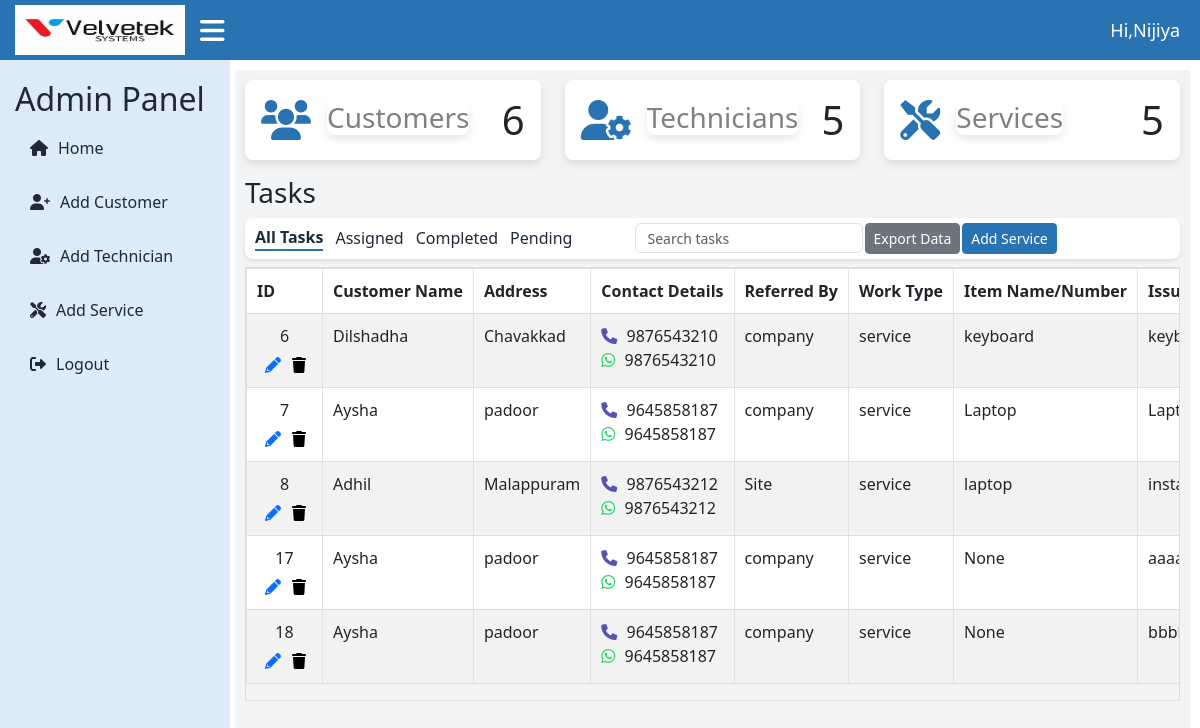
The app's page /admin-dashboard/ (signed in), older data.
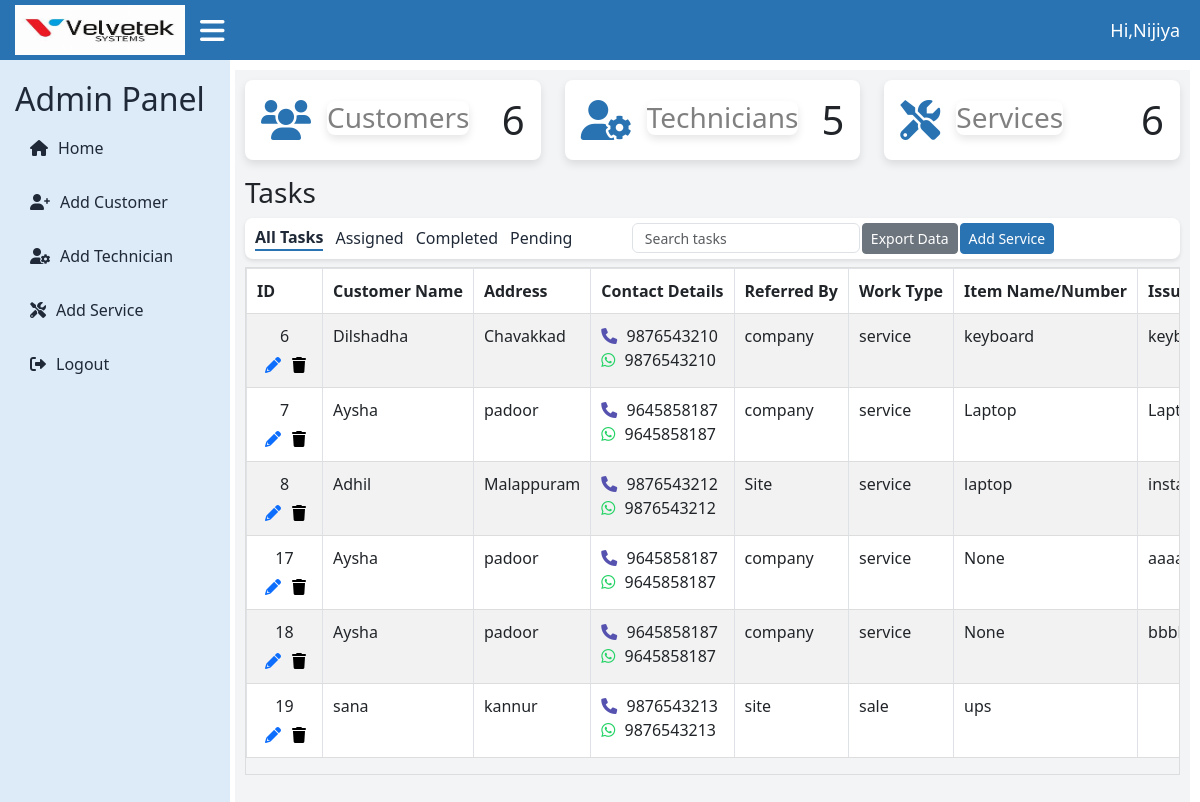
The same page, newer data.
### loginapp/models.py (models this page shows, shortened)
class CustomUser(AbstractUser):
    ROLE_CHOICES = (
        ('admin', 'Admin'),
        ('technician', 'Technician'),
        ('user', 'User'),
    )
    role = models.CharField(max_length=20, choices=ROLE_CHOICES, default='user')

### velvetekapp/models.py (models this page shows, shortened)
class Apply(models.Model):
    customer = models.ForeignKey(Customer, on_delete=models.CASCADE,blank=True,null=True)
    name=models.CharField(max_length=255,null=True)
    address = models.TextField(null=True)
    contact_number = models.CharField(max_length=15,null=True)
    whatsapp_number = models.CharField(max_length=15,null=True)
    reffered_by =models.CharField(max_length=255,null=True)
    service_by = models.ForeignKey(CustomUser, on_delete=models.CASCADE)
    WORK_TYPE_CHOICES=[
        ('sale','sale'),('service','service'),
    ]
    work_type=models.CharField(max_length=10,choices=WORK_TYPE_CHOICES,default='sale')
    item_name_or_number = models.CharField(max_length=255,null=True)
    issue = models.TextField(blank=True,null=True) #applicable for 'services'
    photos_of_item =models.ImageField(upload_to='images',null=True, blank=True)#option for 'services'
    estimation_document =models.FileField(upload_to='pdf',null=True,blank=True)
    estimated_price = models.CharField(max_length=255)
    estimated_date = models.DateField(null=True)
    any_other_comments = models.CharField(max_length=255,null=True,blank=True)

### loginapp/views.py (the view)
# urls.py: path('admin-dashboard/', admin_dashboard, name='admin_dashboard'),
@login_required
def admin_dashboard(request):
    applied_services = Apply.objects.all()
    if not applied_services.exists():
        applied_services = None
    customer_count = Customer.objects.count()
    total_services = Apply.objects.count()
    technician_count = CustomUser.objects.filter(role='technician').count()
    context = {
        'applied_services': applied_services,
        'customer_count': customer_count,
        'total_services': total_services,
        'technician_count': technician_count,
    }
    return render(request, 'admin_dashboard.html', context)

### templates/admin_dashboard.html (shortened to what this page needs)
<!DOCTYPE html>
{% load static %}
<html lang="en">
<head>
  <link href="https://cdn.jsdelivr.net/npm/bootstrap@5.3.0/dist/css/bootstrap.min.css" rel="stylesheet">
  <link href="https://cdnjs.cloudflare.com/ajax/libs/font-awesome/6.0.0/css/all.min.css" rel="stylesheet">
  <link rel="stylesheet" href="{% static 'assets/css/admin_dashboard.css' %}">
</head>
<body>
  <div class="topbar">
    <div class="d-flex align-items-center">
      <a href="#" class="logo">
        <img src="{% static 'assets/img/velvetek.jpg' %}" alt="navbar brand" />
      </a>
      <span class="hamburger" onclick="toggleSidebar()">
        <i class="fas fa-bars"></i>
      </span>
    </div>
    <span class="admin-text">Hi,{{user.username}}</span>
  </div>
  <div class="sidebar">
    <h2>Admin Panel</h2>
    <a href="{% url 'admin_dashboard' %}"><i class="fas fa-home"></i> Home</a>
    <a href="#" data-bs-toggle="modal" data-bs-target="#addCustomerModal"><i class="fas fa-user-plus"></i> Add Customer</a>
    <a href=""  data-bs-toggle="modal" data-bs-target="#addTechnicianModal"><i class="fas fa-user-cog"></i> Add Technician</a>
    <a href=""><i class="fas fa-tools"></i> Add Service</a>
    <a href="{% url 'logout' %}"><i class="fas fa-sign-out-alt"></i> Logout</a>
  </div>
  <div class="main-content">
    <div class="row">
      <div class="col-md-4">
        <div class="card p-3 mb-3">
          <div class="d-flex align-items-center">
            <i class="fas fa-users card-icon me-3"></i>
            <div>
              <h3 class="mb-1">
                  <a class="card link-style" href="{% url 'new_customer' %}">Customers</a>
              </h3>
          </div>
            <h1 class="ms-auto mb-0">{{ customer_count }}</h1>
          </div>
        </div>
      </div>
      <div class="col-md-4">
        <div class="card p-3 mb-3">
          <div class="d-flex align-items-center">
            <i class="fas fa-user-cog card-icon me-3"></i>
            <div>
              <h3 class="mb-1">
                  <a class="card link-style" href="{% url 'list_technicians' %}">Technicians</a>
              </h3>
            </div>
            <h1 class="ms-auto mb-0">{{ technician_count }}</h1>
          </div>
        </div>
      </div>
      <div class="col-md-4">
        <div class="card p-3 mb-3">
          <div class="d-flex align-items-center">
            <i class="fas fa-tools card-icon me-3"></i>
            <div>
              <h3 class="mb-1">
                <a class="card link-style" href="{% url 'admin_dashboard' %}">Services</a>
            </h3>            </div>
            <h1 class="ms-auto mb-0">{{ total_services }}</h1>
          </div>
        </div>
      </div>
    </div>
    {% block content %}
    <h3 class="mt-0 mb-2">Tasks</h3>
    <div class="navbar">
      <div class="nav-left">
        <a href="{% url 'admin_dashboard' %}" class="filter-option" id="all-tasks" onclick="updateSelection('all')">All Tasks</a>
        <a href="#" class="filter-option" id="pending" onclick="updateSelection('pending')">Assigned</a>
        <a href="#" class="filter-option" id="completed" onclick="updateSelection('completed')">Completed</a>
        <a href="#" class="filter-option" id="completed" onclick="updateSelection('completed')">Pending</a>
      </div>
      <div class="nav-right">
        <input type="search" class="form-control custom-search" placeholder="Search tasks">
        <button class="btn btn-secondary btn-sm">Export Data</button>
        <button class="btn btn-primary btn-sm">Add Service</button>
      </div>
    </div>
  <div class="table-responsive mt-2">
    <table class="table table-striped table-bordered">
      <thead>
        <tr>
          <th>ID</th>
          <th>Customer Name</th>
          <th>Address</th>
          <th style="width: 18%;">Contact Details</th>
          <th>Referred By</th>
          <th>Work Type</th>
          <th>Item Name/Number</th>
          <th colspan="2">Issue</th>
        </tr>
      </thead>
      <tbody>
        {% for service in applied_services %}
        <tr>
          <td>
            <div style="display: flex; flex-direction: column; align-items: center; justify-content: center; text-align: center;">
              <span>{{ service.id }}</span>
              <div style="display: flex; margin-top: 5px;">
                <a href="{% url 'update_applied_service' service.id %}" class="icon-link ms-2">
                  <i class="fa fa-pencil-alt" aria-hidden="true" title="Update"></i>
                </a>
                <form action="{% url 'delete_applied_service' service.id %}" method="post" style="display:inline-block; margin-left: 5px;">
                  <button type="submit" class="icon-link delete-icon" title="Delete">
                    <i class="fa fa-trash" aria-hidden="true"></i>
                  </button>
                </form>
              </div>
            </div>
          </td>
          <td>{{ service.name }}</td>
          <td>{{ service.address }}</td>
          <td>
            <div>
              <i class="fa fa-phone" aria-hidden="true"></i>
              {% if service.contact_number|slice:":1" == "+" %}
                {{ service.contact_number|slice:"3:" }}
              {% else %}
                {{ service.contact_number }}
              {% endif %}
            </div>
            <div>
              <i class="fab fa-whatsapp" aria-hidden="true"></i>
              {% if service.whatsapp_number|slice:":1" == "+" %}
                {{ service.whatsapp_number|slice:"3:" }}
              {% else %}
                {{ service.whatsapp_number }}
              {% endif %}
            </div>
          </td>
          <td>{{ service.reffered_by }}</td>
          <td>{{ service.get_work_type_display }}</td>
          <td>{{ service.item_name_or_number }}</td>
          <td colspan="2">{{ service.issue }}</td>
        </tr>
        {% endfor %}
      </tbody>
    </table>
  </div>
</div>
{% endblock %}
</body>
</html>

### static/assets/css/admin_dashboard.css (style rules this page uses)
:root { --primary-color: #2973B2; --secondary-color: #F3F4F6; --accent-color: #441172; --text-color: #1F2937; --white: #ffffff; --sidebar-color: #DDEAF7; }
.topbar { background-color: var(--primary-color); height: 60px; display: flex; justify-content: space-between; align-items: center; padding: 0 20px; padding-left: 15px; color: var(--white); margin-bottom: 10px; }
.topbar .logo img { height: 50px; width: 180px; padding-right: 10px; }
.topbar .admin-text { font-size: 18px; font-weight: 500; }
.topbar .hamburger { font-size: 28px; cursor: pointer; padding-left: 5px; margin-right: 30px; }
.sidebar { height: calc(100vh - 50px); width: 230px; background-color: var(--sidebar-color); color: var(--text-color); position: absolute; top: 60px; left: 0; padding: 20px 15px; display: flex; flex-direction: column; justify-content: flex-start; transition: left 0.3s ease; }
.sidebar a { text-decoration: none; color: var(--text-color); display: flex; align-items: center; padding: 10px 15px; margin-bottom: 10px; border-radius: 4px; transition: background-color 0.3s ease; }
.sidebar a i { margin-right: 10px; }
.main-content { margin-left: 235px; padding: 10px; background-color: var(--secondary-color); min-height: calc(100vh - 60px); margin-top: 5px; margin-right: 10px; }
.card { border: none; border-radius: 8px; box-shadow: 0 4px 8px rgba(0, 0, 0, 0.1); transition: transform 0.2s ease, box-shadow 0.2s ease; }
.card .card-icon { font-size: 40px; color: var(--primary-color); }
.navbar { display: flex; position: relative; align-items: center; justify-content: space-between; background-color: var(--white); padding-top: 5px; padding-bottom: 5px; border-radius: 8px; box-shadow: 0 2px 4px rgba(0, 0, 0, 0.1); }
.navbar .nav-left { display: flex; position: relative; align-items: center; padding-left: 10px; }
.navbar .nav-left a { margin-right: 12px; text-decoration: none; color: var(--text-color); cursor: pointer; transition: font-weight 0.3s ease; }
.navbar .nav-right { margin-right: 10px; align-items: center; display: flex; gap: 2px; }
.navbar .nav-right .custom-search { height: 30px; font-size: 14px; width: auto; }
.btn-primary { background-color: var(--primary-color) !important; border-color: var(--primary-color) !important; color: #fff !important; }
.filter-option.selected { font-weight: bold; color: #2973B2; border-bottom: 2.5px solid #2973B2; text-decoration: none; }
.table-responsive { overflow-x: auto; overflow-y: auto; border: 1px solid #ddd; height: auto; transition: height 0.3s ease; }
.table { width: 100%; white-space: nowrap; }
.table th, .table td { padding: 10px !important; text-align: left !important; border-bottom: 1px solid #ddd !important; }
.icon-link { color: 2973B2; text-decoration: none; }
.delete-icon { background: none; border: none; cursor: pointer; }
.fa-phone { color:#5652af; margin-right: 5px; }
.fab.fa-whatsapp { color: #25D366; margin-right: 5px; }

### templates/admin_dashboard.html (style rules this page uses)
.link-style { color: grey; text-decoration: none; transition: color 0.3s ease; }

Row changes from the older to the newer data that the page shows:
added Apply: id "19", name "sana", address "kannur", contact_number "9876543213", whatsapp_number "9876543213", reffered_by "site", work_type "sale", item_name_or_number "ups"
Text that changed along with them:
{{ total_services }}: "5" → "6"
